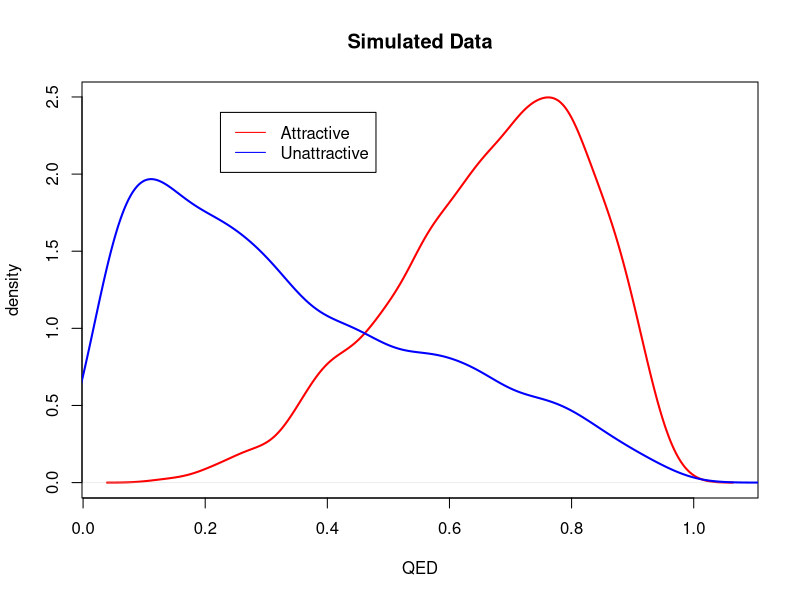
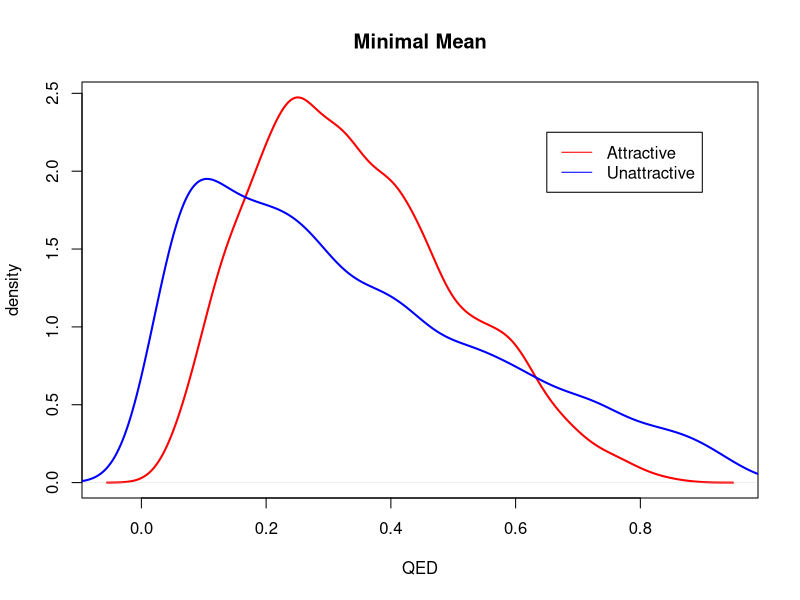

Here is the R script that generated these plots, in order:
## ---- chunk 1
knitr::opts_chunk$set(echo = TRUE, message=FALSE)
## ---- chunk 2
library(tidyverse)
library(boot)

##################################################
# FUNCTION: sim_data()
# Simulates QED values for hypothetical attractive and unattractive chemicals
# input: integer specifying the # rows for the df
# output: df 
#------------------------------------------------- 
simData <- function(size=1000) {
  simAttractive <- inv.logit(rnorm(n=size,mean=.8,sd=.8))
  simUnattractive <- inv.logit(rnorm(n=size,mean=-.88,sd=1.35))
 return(data.frame(simAttractive,simUnattractive))
}
simData()

##################################################
# FUNCTION: do_
# one line description
# input: x
# output: x 
#------------------------------------------------- 
FunctionName <- function(vect1,vect2) {
  t.test(vect1,vect2, alternative='greater',var.equal=F)


 return("testing..............FunctionName")
}

# Global variables
#----------------------------------------------
attractiveCol <- 1 # column with data for attractive molecules
unattractiveCol <- 2 # column with data for unattractive molecules
#----------------------------------------------

# Program body
temp1 <- simData() # construct the data frame

attractive <- temp1[,attractiveCol] # extract the predictor variable
unattractive <- temp1[,unattractiveCol] # extract the response variable
## ---- chunk 3
# Simulating the "attractive" dataset
simAttractive <- inv.logit(rnorm(n=3000,mean=.8,sd=.8))

# Making sure our mean and sd match the desired values
mean(simAttractive)
sd(simAttractive)

# Simulating the "unattractive" dataset
simUnattractive <- inv.logit(rnorm(n=3000,mean=-.88,sd=1.35))

# Making sure our mean and sd match the desired values
mean(simUnattractive)
sd(simUnattractive)
## ---- chunk 4
df <- data.frame(simAttractive,simUnattractive)
# df <- df %>% pivot_longer(cols=1:2,
#                           names_to="dataset",
#                           values_to="value")
## ---- chunk 5
# testing for a significant difference between the two distributions
t.test(df$simAttractive,df$simUnattractive, alternative='greater',var.equal=F)

# Plotting the density curves of the simulated data
dAttractive <- density(df$simAttractive)
dUnattractive <- density(df$simUnattractive)
par(mfrow=c(1,1))
plot(dAttractive, lwd = 2, col = "red",
    main = "Simulated Data", xlab = "QED",ylab="density")
lines(dUnattractive, col = "blue", lwd = 2)
legend(.225, 2.4, legend=c("Attractive", "Unattractive"),
       col=c("red", "blue"),lty=1:1)
## ---- chunk 6
# Trying 100 simulations with minimal difference between means to see if any simulations still result in a significant difference
hits <- 0
for (i in c(1:100)) {
  simAttractive <- inv.logit(rnorm(n=3000,mean=-.76,sd=.8))
  simUnattractive <- inv.logit(rnorm(n=3000,mean=-.88,sd=1.35))
  t <- t.test(simAttractive,simUnattractive, alternative='greater',var.equal=F)
  if (t$p.value<0.05){
     hits <- hits+1
     # these lines save the last sig dif simulated data sets to be plotted later
     dAttractive <- density(simAttractive)
     dUnattractive <- density(simUnattractive)
  }
}
hits

# Plotting again to help visualize
par(mfrow=c(1,1))
plot(dAttractive, lwd = 2, col = "red",
    main = "Minimal Mean", ylab = "density",xlab="QED")
lines(dUnattractive, col = "blue", lwd = 2)
legend(.65, 2.25, legend=c("Attractive", "Unattractive"),
       col=c("red", "blue"),lty=1:1)
## ---- chunk 7
# Trying 100 simulations to get an idea of the minimal sample size required to still get a significant difference in distribution means
hits <- 0
for (i in c(1:100)) {
  simAttractive <- inv.logit(rnorm(n=2,mean=.8,sd=.8))
  simUnattractive <- inv.logit(rnorm(n=2,mean=-.88,sd=1.35))
  t <- t.test(simAttractive,simUnattractive, alternative='greater',var.equal=F)
  if (t$p.value<0.05){
     hits <- hits+1
  }
}
hits
